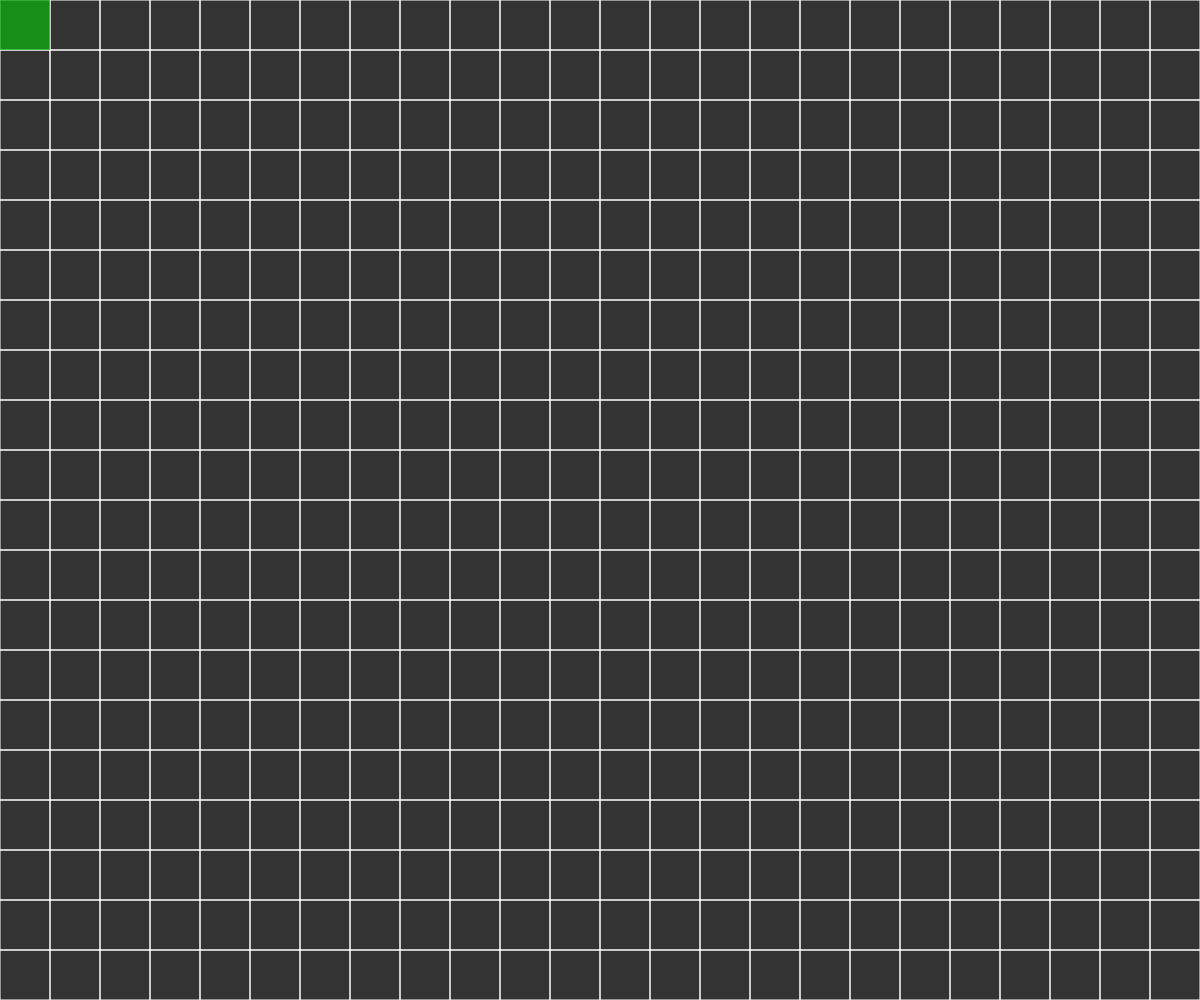
Frame 1 (no input)
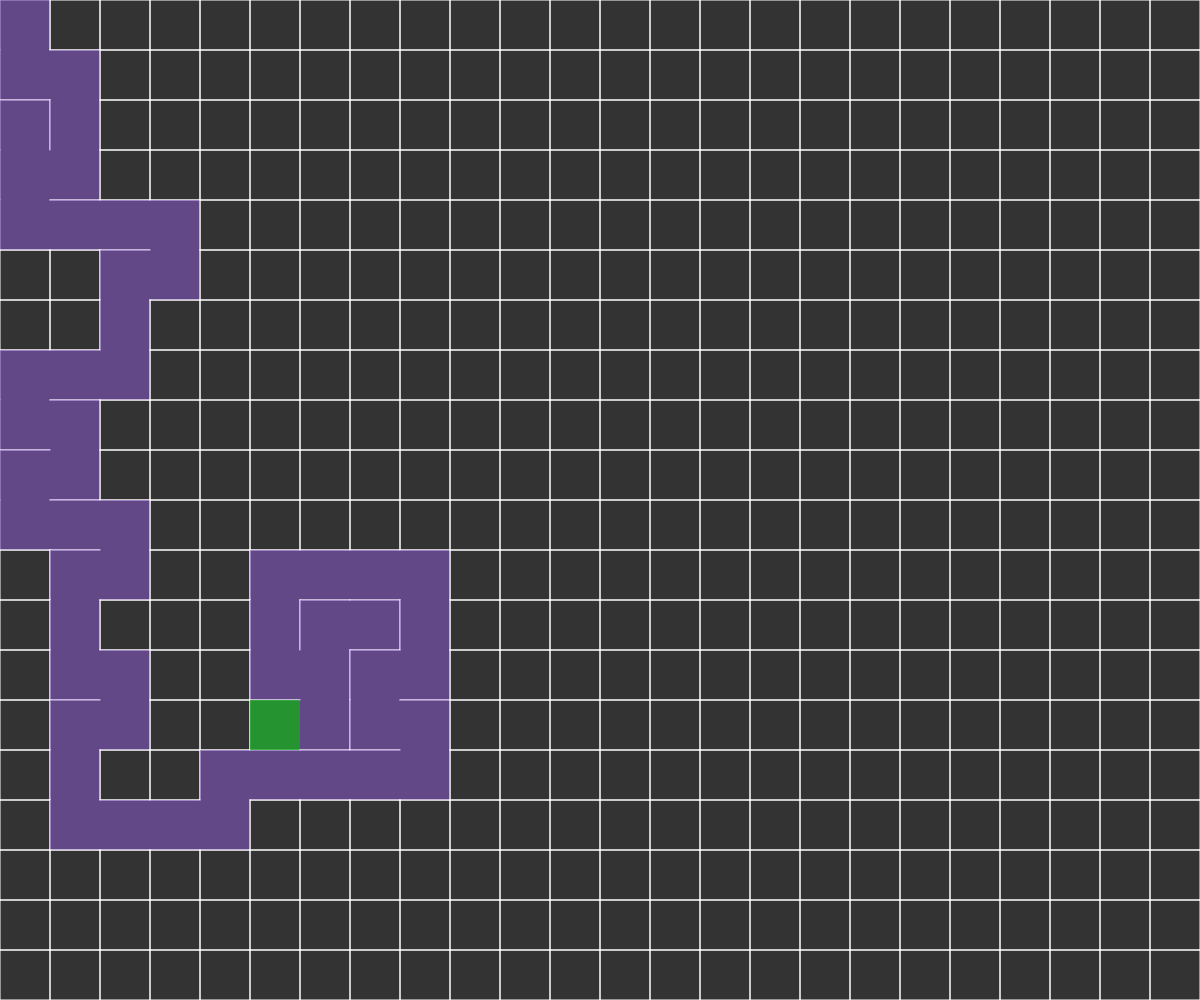
Frame 60 (no input)
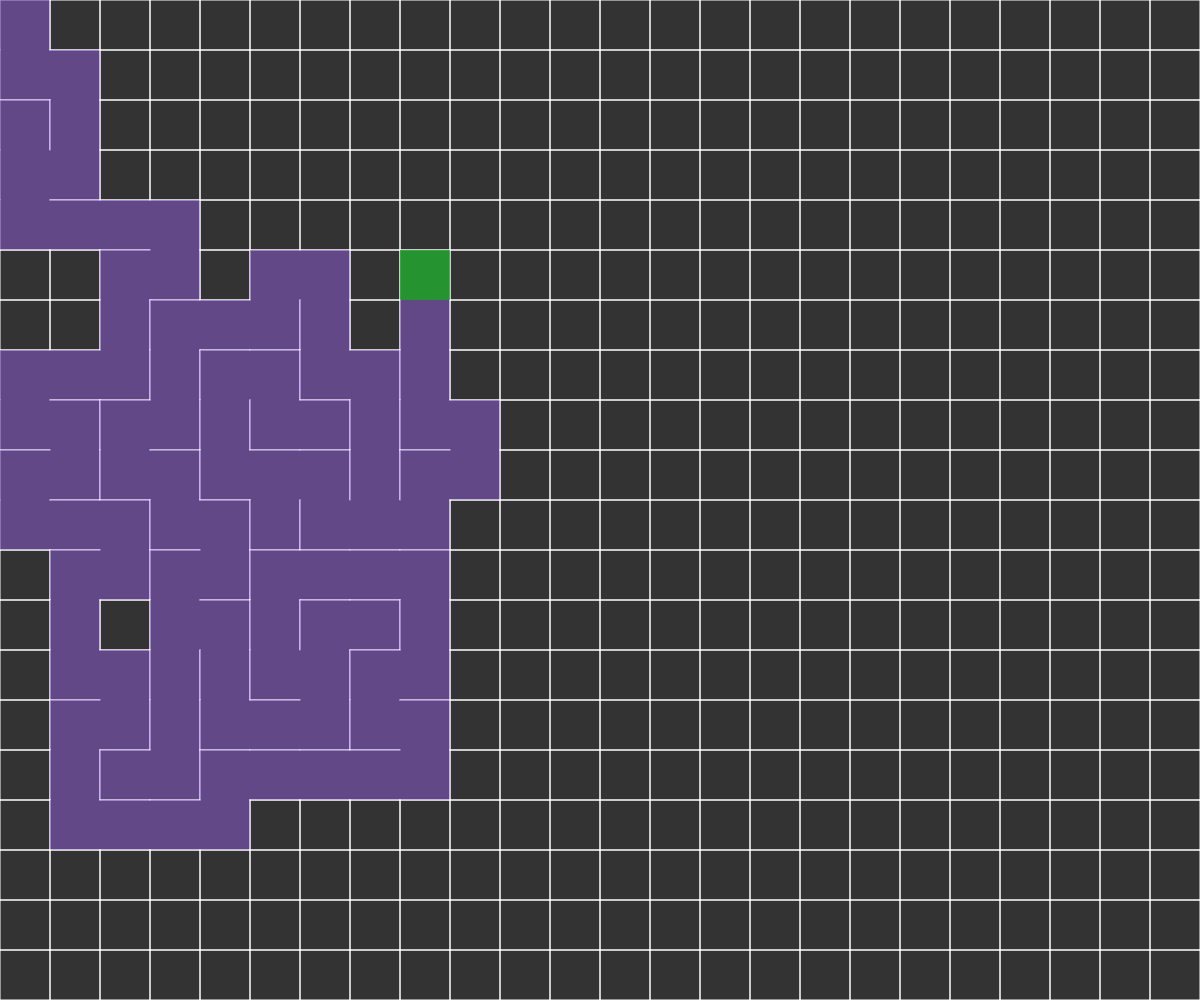
Frame 120 (the mouse pressed at the canvas centre since frame 60)

The p5.js sketch that drew these frames (run headless with seeded random() and noise() and a simulated clock; from frame 60 on, the mouse is pressed at the canvas centre):

// p5.js sketch
// ── sketch.js

let cols,rows;
let w=50;
let grid=[]
let current;
let stack= [];


function setup(){
    createCanvas(windowWidth,windowHeight)
    cols=floor(width/w);
    rows= floor(height/w);
    
    // frameRate(50);
    
    for(let j=0; j<rows;j++){
        for(i=0; i<cols;i++){
            var cell= new Cell(i,j);
            grid.push(cell);
        }
    }
    current= grid[0];
}


function draw(){
    background(51);
    for(let i=0;i<grid.length;i++){
        grid[i].show();
    }
    
    current.visited= true;

    current.highlight();

    let next= current.checkNeighbors();
    if(next){
        next.visited= true;

        stack.push(current);

        removeWalls(current,next);

        current= next;
    } else if(stack.length>0){
        current=stack.pop();
    }

   
}


function index(i,j){
    if(i<0 || j<0 || i>cols-1 || j>rows-1){
        return -1;
    }
    return i+j*cols;
}


function Cell(i,j){
    this.i=i;
    this.j=j;
    this.walls=[true,true,true,true];
    this.visited= false;

    this.checkNeighbors= function(){
        let neighbors=[];

        let top= grid[index(i,j-1)];
        let right= grid[index(i+1,j)];
        let bottom= grid[index(i,j+1)];
        let left= grid[index(i-1,j)];

        if(top && !top.visited){
            neighbors.push(top);
        }
        if(right && !right.visited){
            neighbors.push(right);
        }
        if(bottom && !bottom.visited){
            neighbors.push(bottom);
        }
        if(left && !left.visited){
            neighbors.push(left);
        }

        if(neighbors.length > 0){
            let r= floor(random(0, neighbors.length));
            return neighbors[r];
        }
        else{
            return undefined;
        }
    }

    this.highlight= function(){
        let x=this.i*w;
        let y=this.j*w;
        noStroke();
        fill(12,180,14,180);
        rect(x,y,w,w);
    
    }

    this.show = function(){
        let x=this.i*w;
        let y=this.j*w;
        stroke(255);

        if(this.walls[0]){
            line(x   ,y   ,x+w ,y   );
        }
        if(this.walls[1]){
            line(x+w ,y   ,x+w ,y+w );
        }
        if(this.walls[2]){
            line(x+w ,y+w ,x   ,y+w );
        }
        if(this.walls[3]){
            line(x   ,y+w ,x   ,y   );
        }
        
        if(this.visited){
            push()
            noStroke();
            fill(131,87,193,150)
            rect(x,y,w,w);
            pop();
        }
    }
}







function removeWalls(a,b){
    let x= a.i - b.i;
    if(x===1){
        a.walls[3]=false;
        b.walls[1]=false;
    }
    else if(x=== -1){        
        a.walls[1]=false;
        b.walls[3]=false;
    }

    let y= a.j - b.j;
    if(y===1){
        a.walls[0]=false;
        b.walls[2]=false;
    }
    else if(y=== -1){        
        a.walls[2]=false;
        b.walls[0]=false;
    }

}
// ── style.css
html, body{
    padding: 0;
    margin: 0;
}
canvas{
    display: block;
}
